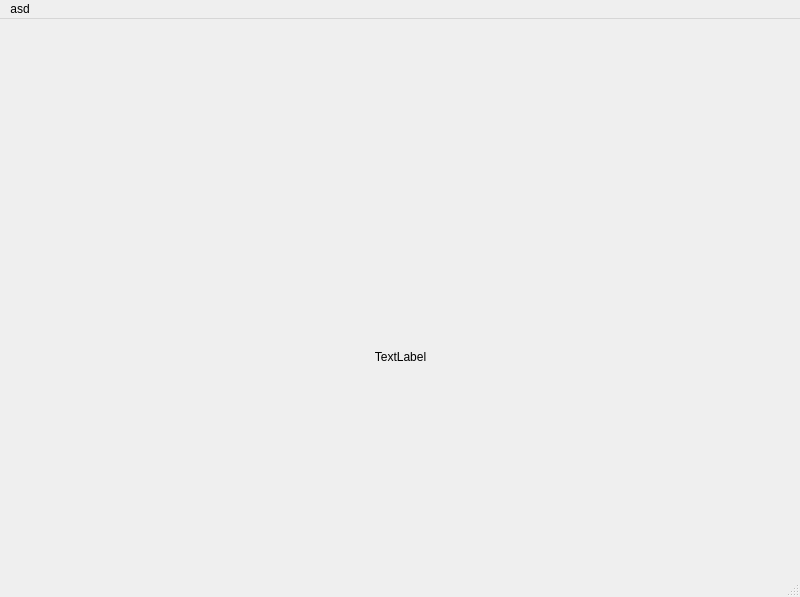
<?xml version="1.0" encoding="UTF-8"?>
<ui version="4.0">
 <class>MainWindow</class>
 <widget class="QMainWindow" name="MainWindow">
  <property name="geometry">
   <rect>
    <x>0</x>
    <y>0</y>
    <width>800</width>
    <height>597</height>
   </rect>
  </property>
  <property name="windowTitle">
   <string>MainWindow</string>
  </property>
  <widget class="QWidget" name="centralwidget">
   <widget class="QWidget" name="verticalLayoutWidget">
    <property name="geometry">
     <rect>
      <x>10</x>
      <y>9</y>
      <width>781</width>
      <height>686</height>
     </rect>
    </property>
    <layout class="QVBoxLayout" name="verticalLayout">
     <item>
      <widget class="QLabel" name="label">
       <property name="enabled">
        <bool>true</bool>
       </property>
       <property name="minimumSize">
        <size>
         <width>0</width>
         <height>0</height>
        </size>
       </property>
       <property name="sizeIncrement">
        <size>
         <width>0</width>
         <height>0</height>
        </size>
       </property>
       <property name="autoFillBackground">
        <bool>false</bool>
       </property>
       <property name="styleSheet">
        <string notr="true"/>
       </property>
       <property name="text">
        <string>TextLabel</string>
       </property>
       <property name="alignment">
        <set>Qt::AlignCenter</set>
       </property>
      </widget>
     </item>
     <item>
      <layout class="QHBoxLayout" name="horizontalLayout">
       <property name="spacing">
        <number>6</number>
       </property>
       <property name="topMargin">
        <number>0</number>
       </property>
       <item>
        <widget class="QPushButton" name="pushButton_2">
         <property name="text">
          <string>PushButton</string>
         </property>
        </widget>
       </item>
       <item>
        <widget class="QPushButton" name="pushButton">
         <property name="text">
          <string>PushButton</string>
         </property>
        </widget>
       </item>
       <item>
        <widget class="QPushButton" name="pushButton_3">
         <property name="text">
          <string>PushButton</string>
         </property>
        </widget>
       </item>
      </layout>
     </item>
    </layout>
   </widget>
  </widget>
  <widget class="QMenuBar" name="menubar">
   <property name="geometry">
    <rect>
     <x>0</x>
     <y>0</y>
     <width>800</width>
     <height>23</height>
    </rect>
   </property>
   <widget class="QMenu" name="asd">
    <property name="title">
     <string>asd</string>
    </property>
    <addaction name="actionasd"/>
    <addaction name="actionasd_2"/>
   </widget>
   <addaction name="asd"/>
  </widget>
  <widget class="QStatusBar" name="statusbar"/>
  <action name="actionasd">
   <property name="text">
    <string>asd</string>
   </property>
  </action>
  <action name="actionasd_2">
   <property name="text">
    <string>asd</string>
   </property>
  </action>
 </widget>
 <resources/>
 <connections/>
</ui>
